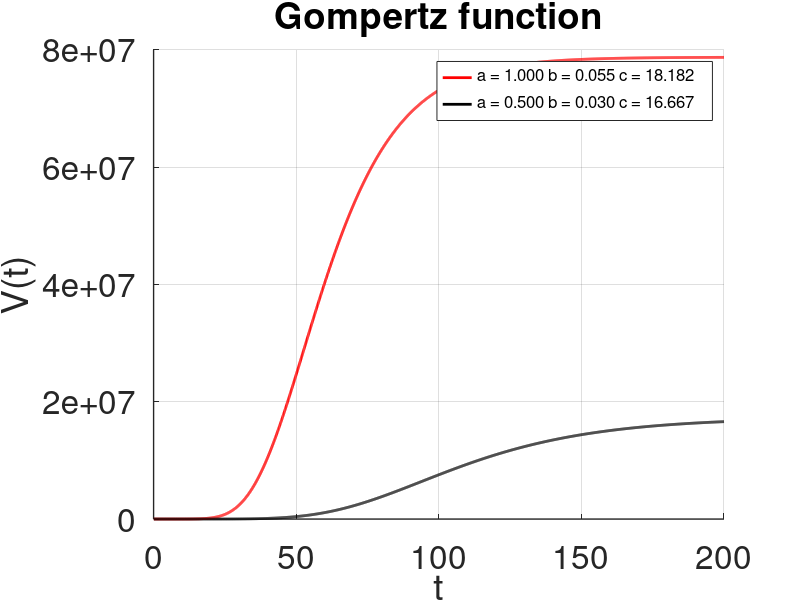

This chart was generated by the following MATLAB code:
clear all; clf;

% gompertz function %
function f_gomp = gompertz(m, x)
  % input m: a vector i.e. 3-tuple  of v0, a, b           %
  % input x:  represents time t steps                       %
  % define locals to conform with the given function      %
  % not really necessary but gives better visual display  % 
  c  = m(2)/m(3);    %  c=m(2)/m(3) is a/b in the original equation
  v0 = m(1)          %  v0=1 given 
  b  = m(3)          %  m(3) is b in the original equation 
	f_gomp =  v0*exp(c*(1-exp(-b*x))) 
end;

clear;

% declare a 2x3 vector to used as input row by row %
% i.e there will be two graphs one for each row    %
% each row  contains v0, a and b parameters        %
params = [1 1 0.055; 1 0.5 0.03];

% declare a cell of 1x2 strings to be used as legend initial value  %
lgnd = {"", ""}

% loop through the rows of params vector and calculate function values %
for i = 1:2
    for j = 1:2000
        % a nice trick to provide time in steps instead of providing time with a vector
        % obviously t(1,:)= t(2,:) = t vector with values 0.1..200 step 0.1
        t(i,j) = j/10; 
        funcg (i,j) = gompertz(params(i,:), t(i,j));
    end
    % create also a legend for each graph
    lgnd{i} = sprintf("a = %1.3f b = %1.3f c = %2.3f\n",  params(i, 2), params(i, 3), params(i, 2)/params(i, 3))
end
 
%Toggle or set the "hold" state of the plotting engine
hold on

% plot the graphs
plot(t(1,:), funcg(1,:),' r', 'linewidth', 2, t(2,:), funcg(2,:),' k', 'linewidth', 2)

% display specifics %
xlabel('t')
ylabel('V(t)')

% set grid on
grid on                                   

% additional display properties
set(gca, 'fontsize', 24, 'linewidth', 1)  
title('Gompertz function')
% add a legend
legend (lgnd{1}, lgnd{2}, "location", "northeast");                
set (legend, "fontsize", 12);

% release hold
hold off